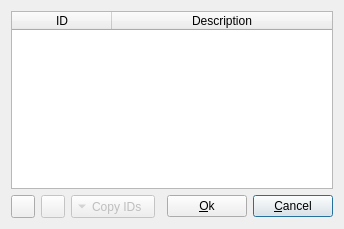
<?xml version="1.0" encoding="UTF-8"?>
<ui version="4.0">
 <class>CustomIDSetup</class>
 <widget class="QDialog" name="CustomIDSetup">
  <property name="geometry">
   <rect>
    <x>0</x>
    <y>0</y>
    <width>328</width>
    <height>229</height>
   </rect>
  </property>
  <property name="windowTitle">
   <string>Setup custom IDs</string>
  </property>
  <layout class="QGridLayout" name="gridLayout">
   <item row="1" column="3">
    <spacer name="horizontalSpacer">
     <property name="orientation">
      <enum>Qt::Horizontal</enum>
     </property>
     <property name="sizeHint" stdset="0">
      <size>
       <width>0</width>
       <height>20</height>
      </size>
     </property>
    </spacer>
   </item>
   <item row="0" column="0" colspan="6">
    <widget class="QTableWidget" name="tableWidgetCustomIDs">
     <property name="toolTip">
      <string>Edit custom IDs for this emulator (click an item to edit)</string>
     </property>
     <property name="editTriggers">
      <set>QAbstractItemView::AllEditTriggers</set>
     </property>
     <property name="selectionMode">
      <enum>QAbstractItemView::SingleSelection</enum>
     </property>
     <property name="selectionBehavior">
      <enum>QAbstractItemView::SelectItems</enum>
     </property>
     <property name="textElideMode">
      <enum>Qt::ElideMiddle</enum>
     </property>
     <property name="showGrid">
      <bool>false</bool>
     </property>
     <property name="sortingEnabled">
      <bool>true</bool>
     </property>
     <property name="wordWrap">
      <bool>false</bool>
     </property>
     <property name="cornerButtonEnabled">
      <bool>false</bool>
     </property>
     <attribute name="horizontalHeaderStretchLastSection">
      <bool>true</bool>
     </attribute>
     <attribute name="verticalHeaderVisible">
      <bool>false</bool>
     </attribute>
     <column>
      <property name="text">
       <string>ID</string>
      </property>
     </column>
     <column>
      <property name="text">
       <string>Description</string>
      </property>
     </column>
    </widget>
   </item>
   <item row="1" column="5">
    <widget class="QPushButton" name="pushButtonCancel">
     <property name="sizePolicy">
      <sizepolicy hsizetype="Fixed" vsizetype="Fixed">
       <horstretch>0</horstretch>
       <verstretch>0</verstretch>
      </sizepolicy>
     </property>
     <property name="toolTip">
      <string>Cancel ID customization and close dialog</string>
     </property>
     <property name="text">
      <string>&amp;Cancel</string>
     </property>
     <property name="icon">
      <iconset resource="qmc2.qrc">
       <normaloff>:/data/img/no.png</normaloff>:/data/img/no.png</iconset>
     </property>
    </widget>
   </item>
   <item row="1" column="1">
    <widget class="QToolButton" name="toolButtonRemoveID">
     <property name="enabled">
      <bool>false</bool>
     </property>
     <property name="toolTip">
      <string>Remove the currently selected ID</string>
     </property>
     <property name="text">
      <string/>
     </property>
     <property name="icon">
      <iconset resource="qmc2.qrc">
       <normaloff>:/data/img/minus.png</normaloff>:/data/img/minus.png</iconset>
     </property>
    </widget>
   </item>
   <item row="1" column="0">
    <widget class="QToolButton" name="toolButtonAddID">
     <property name="toolTip">
      <string>Add a new ID</string>
     </property>
     <property name="text">
      <string/>
     </property>
     <property name="icon">
      <iconset resource="qmc2.qrc">
       <normaloff>:/data/img/plus.png</normaloff>:/data/img/plus.png</iconset>
     </property>
    </widget>
   </item>
   <item row="1" column="4">
    <widget class="QPushButton" name="pushButtonOk">
     <property name="sizePolicy">
      <sizepolicy hsizetype="Fixed" vsizetype="Fixed">
       <horstretch>0</horstretch>
       <verstretch>0</verstretch>
      </sizepolicy>
     </property>
     <property name="toolTip">
      <string>Accept customized IDs and close dialog</string>
     </property>
     <property name="text">
      <string>&amp;Ok</string>
     </property>
     <property name="icon">
      <iconset resource="qmc2.qrc">
       <normaloff>:/data/img/yes.png</normaloff>:/data/img/yes.png</iconset>
     </property>
    </widget>
   </item>
   <item row="1" column="2">
    <widget class="QToolButton" name="toolButtonCopyIDs">
     <property name="enabled">
      <bool>false</bool>
     </property>
     <property name="toolTip">
      <string>Copy IDs from another foreign emulator (if any)</string>
     </property>
     <property name="text">
      <string>Copy IDs</string>
     </property>
     <property name="popupMode">
      <enum>QToolButton::InstantPopup</enum>
     </property>
     <property name="toolButtonStyle">
      <enum>Qt::ToolButtonTextBesideIcon</enum>
     </property>
     <property name="arrowType">
      <enum>Qt::DownArrow</enum>
     </property>
    </widget>
   </item>
  </layout>
 </widget>
 <tabstops>
  <tabstop>tableWidgetCustomIDs</tabstop>
  <tabstop>toolButtonAddID</tabstop>
  <tabstop>toolButtonRemoveID</tabstop>
  <tabstop>toolButtonCopyIDs</tabstop>
  <tabstop>pushButtonOk</tabstop>
  <tabstop>pushButtonCancel</tabstop>
 </tabstops>
 <resources>
  <include location="qmc2.qrc"/>
 </resources>
 <connections>
  <connection>
   <sender>pushButtonCancel</sender>
   <signal>clicked()</signal>
   <receiver>CustomIDSetup</receiver>
   <slot>reject()</slot>
   <hints>
    <hint type="sourcelabel">
     <x>347</x>
     <y>425</y>
    </hint>
    <hint type="destinationlabel">
     <x>473</x>
     <y>428</y>
    </hint>
   </hints>
  </connection>
  <connection>
   <sender>pushButtonOk</sender>
   <signal>clicked()</signal>
   <receiver>CustomIDSetup</receiver>
   <slot>accept()</slot>
   <hints>
    <hint type="sourcelabel">
     <x>276</x>
     <y>422</y>
    </hint>
    <hint type="destinationlabel">
     <x>171</x>
     <y>424</y>
    </hint>
   </hints>
  </connection>
 </connections>
</ui>
